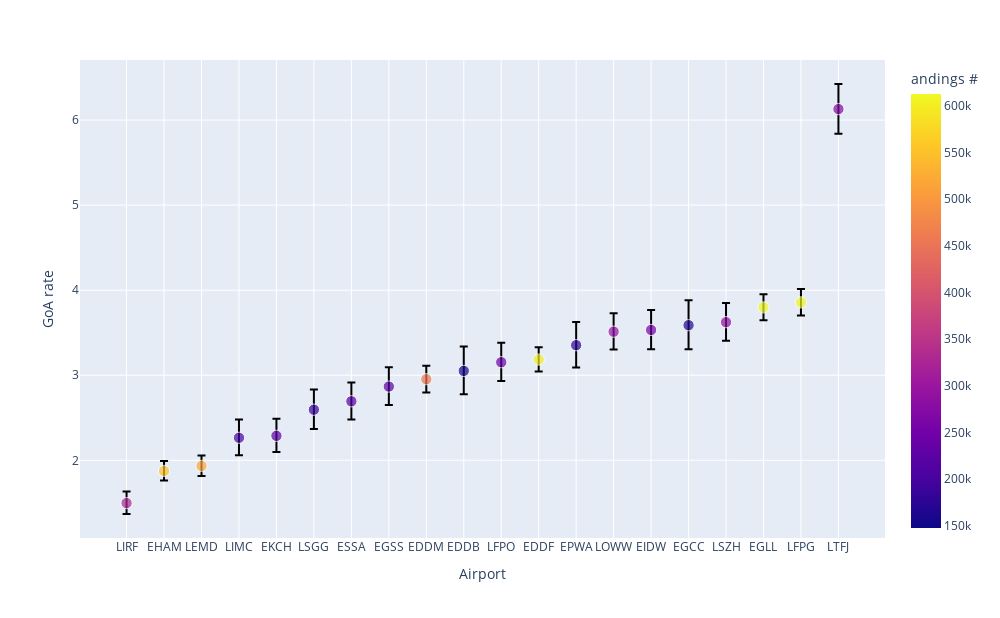

The notebook cell saved with this chart:
### Markdown cell above
### GoA rate per airport

### Code cell
# Define the aggregation functions
agg_functions = {"GoA": ["mean", "sum"], "flight_id": "count"}

# Aggregate the data by airport
df_agg = df_landings.groupby("airport").agg(agg_functions)

# Rename the columns
df_agg.columns = ["ga_rate", "n_ga", "n_landings"]

# Compute the Clopper-Pearson interval for the GoA rate
alpha = 0.05
n = df_agg["n_landings"]
k = df_agg["n_ga"]
lower_ci, upper_ci = st.beta.interval(1 - alpha, k, n - k + 1)
df_agg["ga_rate_lower"] = lower_ci * 1000
df_agg["ga_rate_upper"] = upper_ci * 1000
df_agg["ga_rate"] = df_agg["ga_rate"] * 1000

# Compute the lower and upper bounds of the confidence interval
df_agg["ga_rate_lb"] = df_agg["ga_rate"] - df_agg["ga_rate_lower"]
df_agg["ga_rate_ub"] = df_agg["ga_rate_upper"] - df_agg["ga_rate"]

# Filter out airports with large confidence intervals
df_agg = df_agg.query("ga_rate_ub < 0.5")

# Create a scatter plot of the GoA rate per airport
fig = px.scatter(
    df_agg.sort_values("ga_rate"),
    y="ga_rate",
    error_y="ga_rate_ub",
    error_y_minus="ga_rate_lb",
    color="n_landings",
    size=[1] * len(df_agg),
    size_max=8,
)
fig.update_layout(
    yaxis_title="GoA rate",
    xaxis_title="Airport",
    width=width,
    height=height,
    coloraxis_colorbar=dict(title="andings #"),
)
fig.show()
fig.write_image("figures/goa_rate_per_airport.pdf")

# Define the airport order dictionary
airport_order = {"airports": df_agg.sort_values("ga_rate").index.tolist()}

### Figure 1 — Plotly figure (JSON) as saved in the notebook; plotly's stock layout.template omitted (floating-point values rounded to 4 significant figures)
{"data": [{"error_y": {"array": [0.1356, 0.1158, 0.1216, 0.2149, 0.1995, 0.2364, 0.2213, 0.2258, 0.1596, 0.2875, 0.2285, 0.1444, 0.274, 0.2174, 0.2342, 0.2924, 0.2241, 0.1556, 0.1567, 0.2962], "arrayminus": [0.1298, 0.1124, 0.1179, 0.2054, 0.1913, 0.2263, 0.2128, 0.2174, 0.1555, 0.2748, 0.2206, 0.1412, 0.2635, 0.211, 0.2268, 0.2812, 0.2175, 0.1525, 0.1537, 0.2894]}, "hovertemplate": "airport=%{x}<br>ga_rate=%{y}<br>size=%{marker.size}<br>n_landings=%{marker.color}<extra></extra>", "legendgroup": "", "marker": {"color": [325878, 552492, 517075, 196487, 229489, 185732, 219014, 223578, 455718, 147801, 239425, 597956, 177733, 292967, 254502, 166930, 284497, 612412, 612676, 272956], "coloraxis": "coloraxis", "size": [1, 1, 1, 1, 1, 1, 1, 1, 1, 1, 1, 1, 1, 1, 1, 1, 1, 1, 1, 1], "sizemode": "area", "sizeref": 0.01562, "symbol": "circle"}, "mode": "markers", "name": "", "orientation": "v", "showlegend": false, "type": "scatter", "x": ["LIRF", "EHAM", "LEMD", "LIMC", "EKCH", "LSGG", "ESSA", "EGSS", "EDDM", "EDDB", "LFPO", "EDDF", "EPWA", "LOWW", "EIDW", "EGCC", "LSZH", "EGLL", "LFPG", "LTFJ"], "xaxis": "x", "y": [1.497, 1.875, 1.934, 2.265, 2.288, 2.595, 2.694, 2.867, 2.954, 3.051, 3.153, 3.184, 3.353, 3.512, 3.532, 3.588, 3.624, 3.798, 3.857, 6.129], "yaxis": "y"}], "layout": {"coloraxis": {"colorbar": {"title": {"text": "andings #"}}, "colorscale": [[0, "#0d0887"], [0.1111, "#46039f"], [0.2222, "#7201a8"], [0.3333, "#9c179e"], [0.4444, "#bd3786"], [0.5556, "#d8576b"], [0.6667, "#ed7953"], [0.7778, "#fb9f3a"], [0.8889, "#fdca26"], [1, "#f0f921"]]}, "height": 618.0, "legend": {"itemsizing": "constant", "tracegroupgap": 0}, "margin": {"t": 60}, "width": 1000, "xaxis": {"anchor": "y", "domain": [0, 1], "title": {"text": "Airport"}}, "yaxis": {"anchor": "x", "domain": [0, 1], "title": {"text": "GoA rate"}}}}
